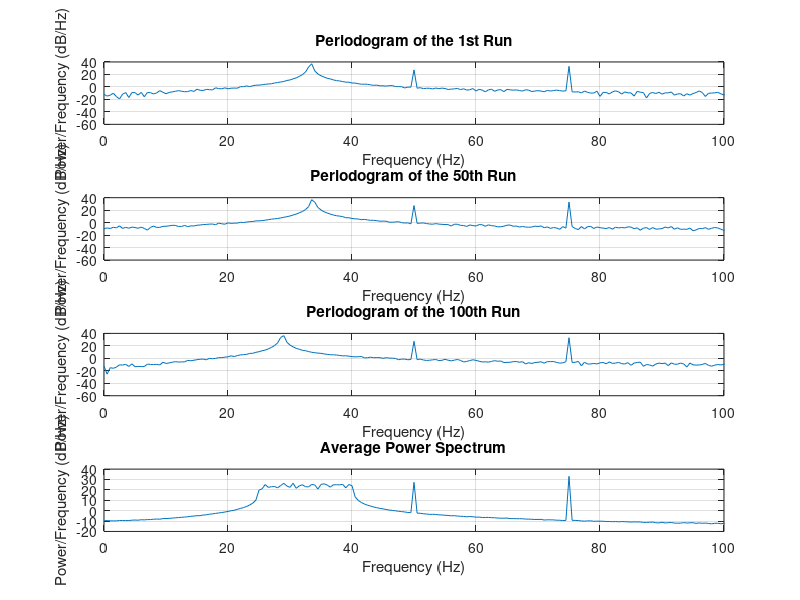

MATLAB code for this plot:
clc;
clear;
close all;

% Define parameters
fs = 1000; 
T = 2; 
N = T * fs; 
t = (0:N-1)/fs; 
w1 = 100 * pi; 
w2 = 150 * pi; 
M = 100; 
sigma2 = 0.1; 

periodograms = zeros(M, N/2+1);

for k = 1:M
    % Uniformly distributed omega_I for each run
    wI = (50*pi) + (80*pi - 50*pi) * rand;
    
    % Generate signals
    x1 = sin(w1 * t);
    x2 = 2 * cos(w2 * t);
    x3 = 4 * cos(wI * t);
    N_t = sigma2 * randn(size(t));
    X_t = x1 + x2 + x3 + N_t;
    
    % Compute the periodogram
    X_fft = fft(X_t);
    Sx_w = (1/N) * abs(X_fft).^2;
    Sx_w = Sx_w(1:N/2+1);
    periodograms(k, :) = Sx_w;
    % Store periodograms of specific runs for plotting
    if k == 1
        Pxx_1 = Sx_w;
    elseif k == 50
        Pxx_50 = Sx_w;
    elseif k == 100
        Pxx_100 = Sx_w;
    end
end

% Average periodogram to get power spectrum
avg_periodogram = mean(periodograms, 1);
f = (0:N/2) * (fs / N);

% Plotting
figure;
subplot(4,1,1);
plot(f, 10*log10(Pxx_1));
title('Periodogram of the 1st Run');
xlabel('Frequency (Hz)');
ylabel('Power/Frequency (dB/Hz)');
xlim([0 100]); % Limit x-axis to 100 Hz
grid on;

subplot(4,1,2);
plot(f, 10*log10(Pxx_50));
title('Periodogram of the 50th Run');
xlabel('Frequency (Hz)');
ylabel('Power/Frequency (dB/Hz)');
xlim([0 100]); % Limit x-axis to 100 Hz

grid on;

subplot(4,1,3);
plot(f, 10*log10(Pxx_100));
title('Periodogram of the 100th Run');
xlabel('Frequency (Hz)');
ylabel('Power/Frequency (dB/Hz)');
xlim([0 100]); % Limit x-axis to 100 Hz

grid on;

subplot(4,1,4);
plot(f, 10*log10(avg_periodogram));
title('Average Power Spectrum');
xlabel('Frequency (Hz)');
ylabel('Power/Frequency (dB/Hz)');
xlim([0 100]); % Limit x-axis to 100 Hz
grid on;
